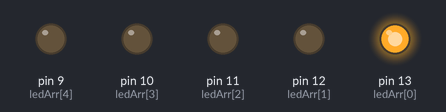
Simulated run of this sketch. Board: Arduino Uno, built with avr-gcc and run on an emulated ATmega328P. On the bench: output pins drawn as LEDs (lit = HIGH).

Above: at 0.2 s.
At 1.2 s:
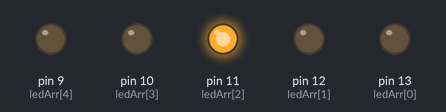
At 1.7 s:
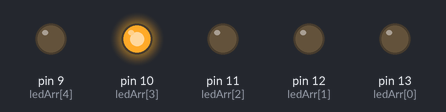
At 3.2 s:
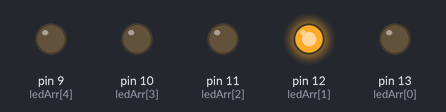
At 4.7 s:
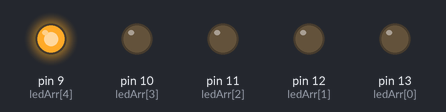
Timing chart, 0 to 5.8 s (numbered marks = the images above):
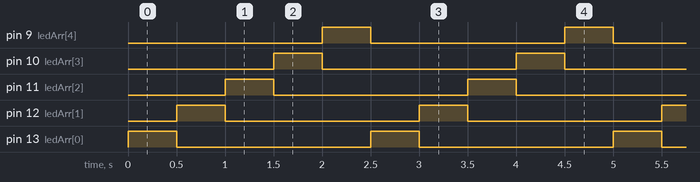

The sketch:

color-sequencer.ino
```cpp
int led_count = 5;
int ledArr[] = {13,12,11,10,9};
int currState[] = {HIGH, LOW, LOW, LOW, LOW};
int currHighLED = 0;

void setup() {
  for(int i = 0; i < led_count; i++) {
    pinMode(ledArr[i], OUTPUT);
  }
}

void loop() {
  for(int i = 0; i < led_count; i++) {
    digitalWrite(ledArr[i], currState[i]);
  }

  currState[currHighLED] = LOW;
  currHighLED++;

  if(currHighLED >= 5) {
    currHighLED = 0;
  }

  currState[currHighLED] = HIGH;
  delay(500);
}
```

Measured:
- by itself, pin 9 (ledArr[4]), pin 10 (ledArr[3]), pin 11 (ledArr[2]), pin 12 (ledArr[1]), pin 13 (ledArr[0]): alternates HIGH for 0.50 s and LOW for 2.0 s
- by itself, everything shown: repeats every 2.5 s, in 5 steps
